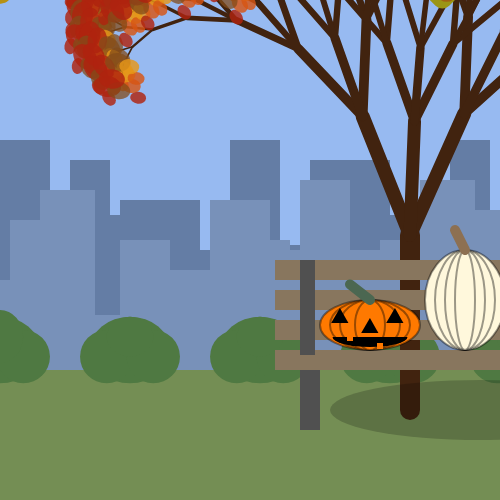
Frame 1 (no input)
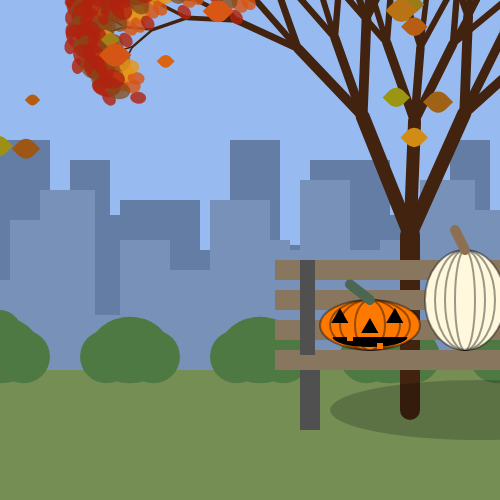
Frame 60 (no input)
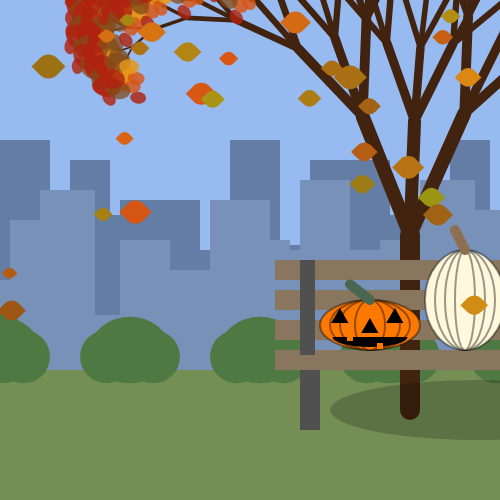
Frame 120 (the mouse pressed at the canvas centre since frame 60)

The p5.js sketch that drew these frames (run headless with seeded random() and noise() and a simulated clock; from frame 60 on, the mouse is pressed at the canvas centre):

// p5.js sketch
// ── sketch.js
let leaves = [];//array to store the leaves
let numleaves = 60;//number of leaves to be displayed
let leftPumpkin = [
  '#ff7900',
  '#D99058',
  '#D44500',
  '#E1A95F',
  '#E97451'
];
let pumpkinLeftIndex = 0;//tracks which color from array is currently being used
let rightPumpkin = [
  '#fff8dc',
  '#CD5700',
  '#FF9966',
  '#DA9100',
  '#B87333'
];
let pumpkinRightIndex = 0;//tracks which color from array is currently being used

function setup() {
  createCanvas(500, 500);

  for(let i = 0; i < numleaves; i++){//push new leaf into leaves array
    leaves.push(new leaf());
  }
}  

function draw() {
  background(151, 186, 241);

  //grass
  noStroke();
  fill(116, 142, 84);
  rect(0, 370, 500, 200);

  //city skyline
  fill(100, 125, 165);
  rect(0, 140, 50, 220);
  rect(70, 160, 40, 200);
  rect(120, 200, 80, 120);
  rect(100, 215, 80, 120);
  rect(170, 250, 80, 120);
  rect(230, 140, 50, 120);
  rect(270, 245, 50, 20);
  rect(310, 160, 80, 110);
  rect(380, 215, 50, 30);
  rect(450, 140, 40, 120);
  
  fill(120, 145, 185);
  rect(0, 280, 20, 90);
  rect(10, 220, 45, 150);
  rect(80, 315, 90, 55);
  rect(40, 190, 55, 180);
  rect(120, 270, 90, 100);
  rect(120, 240, 50, 130);
  rect(210, 200, 60, 170)
  rect(240, 240, 50, 130);
  rect(270, 250, 110, 100);
  rect(380, 240, 50, 130);
  rect(300, 180, 50, 80);
  rect(420, 180, 55, 190);
  rect(450, 210, 55, 160);
   
  //bushes
  noStroke();
  fill(79, 121, 66);
  ellipse(0, 350, 80, 66.7);       
  ellipse(-23.3, 356.7, 53.3, 53.3);  
  ellipse(23.3, 356.7, 53.3, 53.3);  
  ellipse(0, 336.7, 46.300, 53.3);

  ellipse(130, 350, 80, 66.7);       
  ellipse(106.7, 356.7, 53.3, 53.3);  
  ellipse(153.3, 356.7, 53.3, 53.3);  
  ellipse(130, 336.7, 46.7, 40);

  ellipse(260, 350, 80, 66.7);       
  ellipse(236.7, 356.7, 53.3, 53.3);  
  ellipse(283.3, 356.7, 53.3, 53.3);  
  ellipse(260, 336.7, 46.7, 40);

  ellipse(390, 350, 80, 66.7);       
  ellipse(366.7, 356.7, 53.3, 53.3);  
  ellipse(413.3, 356.7, 53.3, 53.3);  
  ellipse(390, 336.7, 46.7, 40);

  ellipse(520, 350, 80, 66.7);       
  ellipse(496.7, 356.7, 53.3, 53.3);  
  ellipse(543.3, 356.7, 53.3, 53.3);  
  ellipse(520, 336.7, 46.7, 40);

  //giant tree
  push();//save current transformation state
  translate(410, 410);//coordinates
  drawGiantTree(175, 20);//branches
  pop();//restore transformation state
  
  //bench
  fill(80);
  rect(300, 350, 20, 80);

  fill(136, 118, 94)
  rect(275, 350, 300, 20)

  fill(136, 118, 94)
  rect(275, 290, 300, 20)

  fill(136, 118, 94)
  rect(275, 260, 300, 20)

  fill(136, 118, 94)
  rect(275, 320, 300, 20)

  fill(80);
  rect(300, 260, 15, 95);

  //one pumpkin and one jack-o-lantern on the bench
  fill(leftPumpkin[pumpkinLeftIndex]);
  stroke(0, 100);
  strokeWeight(2);

  ellipse(370, 325, 100, 50);
  ellipse(370, 325, 80, 50);
  ellipse(370, 325, 60, 50);
  ellipse(370, 325, 30, 50);

  fill(rightPumpkin[pumpkinRightIndex]);
  stroke(0, 100);
  strokeWeight(2);

  ellipse(465, 300, 80, 100);
  ellipse(465, 300, 60, 100);
  ellipse(465, 300, 40, 100);
  ellipse(465, 300, 20, 100);

  stroke(75, 103, 81);
  strokeWeight(10);
  line(370, 300, 350, 284.38);

  stroke(141, 112, 82);
  strokeWeight(10);
  line(465, 250, 455, 230);
  
  fill(0, 0, 0);
  noStroke();
  triangle(369.92, 318, 361.17, 333, 378.42, 333);

  fill(0, 0, 0);
  noStroke();
  triangle(339.92, 308, 331.17, 323, 348.42, 323);

  fill(0, 0, 0);
  noStroke();
  triangle(394.92, 308, 386.17, 323, 403.42, 323);

  fill(0, 0, 0);
  noStroke();
  arc(370, 337, 75, 20, radians(0), radians(180));

  noStroke();
  fill(leftPumpkin[pumpkinLeftIndex]);
  rect(347, 335, 6, 6);

  noStroke();
  fill(leftPumpkin[pumpkinLeftIndex]);
  rect(377, 343, 6, 6);

  //bench shadow
  noStroke();
  fill(0, 0, 0, 50);
  ellipse(480, 410, 300, 60, 128);
  
  for(let leaf of leaves){
    leaf.update();//update leaf
    leaf.display();//display leaf
  }
}

class leaf {
  constructor() {
    this.noiseOffset = random (1000);//unique starting point in Perlin noise space so each leaf sways independently
    this.reset();//initialize size, speed, color, and standard starting positions
    this.y = random(-height, 0);//overrides initial Y position only on creation so leaves start scattered across entire scene
  }

  reset(){//sets or resets the leaf's properties (at start or falls off-screen)
    this.x = random(width);//horizontal starting position across canvas width
    this.y = random(-20, -10);//positions leaf just above top edge of canvas so it smoothly transitions into view
    this.size = random(10, 25);//leaf size and diameter
    this.speed = random(1,3);//how fast leaf falls down
    this.color = color(random(150, 220), random(80, 150), 20);//autumn color pallette 
  }

  update() {//updates leaf for current frame
    this.y += this.speed;//moves leaf downwards based on its specific falling speed
    let sway = noise(frameCount * 0.01 + this.noiseOffset);//sway value using Perlin noise based on time and leaf's unique offset
    this.x += map(sway, 0, 1, -2, 2);//maps the 0-to-1 noise value to horizontal drift
    //checks if leaf has completely traveled past bottom edge of canvas
    if (this.y > height + this.size) {
      this.reset();//infinite loop of falling leaves
    }
  }

  display(){
  push();//save current transformation state
  translate(this.x, this.y);//move origin point directly to leaf's location
  fill(this.color);//use leaf's randomized autumn color
  noStroke();
  rectMode(CENTER);//center drawing coordinates on rectangle
  rotate(QUARTER_PI);//rotate 45 degrees to tilt it like a diamond
  rect(0, 0, this.size, this.size, this.size, 0, this.size, 0);//create leaf 
  pop();//restore transformation state
 }
}

function drawGiantTree(len, weight){
  strokeWeight(weight);
  stroke(65, 35, 15);
  //draw branch line straight up from current origin
  line(0, 0, 0, -len);
  //move origin to tip of drawn branch
  translate(0, -len);

  //if branch is short enough, stop growing and add leaves
  if (len < 18) {
    drawFoliage();
  } else { //continue growing smaller branches 
    push();//save current transformation state (right branch)
    rotate(0.42);//tilt to right 
    drawGiantTree(len * 0.76, weight * 0.7);//recurse with a shorter length (76%) and thinner weight (70%)
    pop();//restore transformation state

    //left branch
    push();//save current transformation state
    rotate(-0.38);//tilt to left
    drawGiantTree(len * 0.73, weight * 0.7);//Recurse with a shorter length (73%) and thinner weight (70%)
    pop();//restore transformation state

    //middle branch
    if(len > 50) {
      push();//save current transformation state
      rotate(0.04);//slight tilt just off-center
      drawGiantTree(len * 0.65, weight * 0.65); //recurse with a shorter length (65%) and thinner weight (65%)
      pop();//restore transformation state
    }
  }
}

function drawFoliage(){
  noStroke();
  let colors = [
    color(175, 35, 15, 210),
    color(215, 85, 20, 210),
    color(230, 150, 25, 210),
    color(130, 75, 25, 190)
  ];

  for(let i = 0; i < 9; i ++){//cluster of 9 leaves
    let colorIndex = i % colors.length;//cycle through colors in array using modulo
    fill(colors[colorIndex]);

    //pseudo-random offset so leaves scatter naturally around tip
    let xOffset = (i * 8) % 36 - 18;//results in value btwn -18 & 17
    let yOffset = (i * 11) % 36 - 18;//results in value btwn -18 & 17     
    let leafWidth = (i * 3) % 14 + 16;//width vary between 16 and 29
    let leafHeight = leafWidth * 0.75;//varying widths and heights for leaves
    //individual leaf
    ellipse(xOffset, yOffset, leafWidth, leafHeight);
  }
}

function mousePressed() {
  if (mouseX > 320 && mouseX < 420 && mouseY > 300 && mouseY < 350) {//bounding box of left pumpkin
     pumpkinLeftIndex = floor(random(leftPumpkin.length));//pick random whole number index from leftPumpkin color array
  }
  
  if (mouseX > 425 && mouseX < 505 && mouseY > 250 && mouseY < 350) {//bounding box of right pumpkin
    pumpkinRightIndex = floor(random(rightPumpkin.length));//pick random whole number index from rightPumpkin color array
  }
}

// ── style.css
html, body {
  margin: 0;
  padding: 0;
  background-color: #283618;
  color: white;
  text-align: center;
}
canvas {
  display: block;
}
